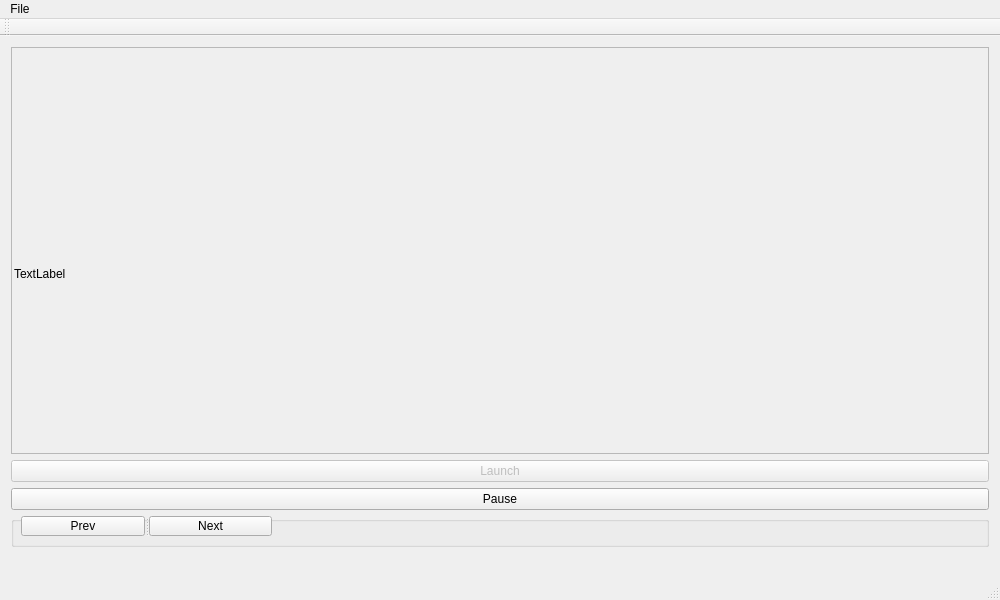
<?xml version="1.0" encoding="UTF-8"?>
<ui version="4.0">
 <class>MainWindowClass</class>
 <widget class="QMainWindow" name="MainWindowClass">
  <property name="geometry">
   <rect>
    <x>0</x>
    <y>0</y>
    <width>1000</width>
    <height>600</height>
   </rect>
  </property>
  <property name="windowTitle">
   <string>MainWindow</string>
  </property>
  <widget class="QWidget" name="centralWidget">
   <property name="sizePolicy">
    <sizepolicy hsizetype="Expanding" vsizetype="Expanding">
     <horstretch>0</horstretch>
     <verstretch>0</verstretch>
    </sizepolicy>
   </property>
   <layout class="QVBoxLayout" name="verticalLayout">
    <item>
     <widget class="QFrame" name="frameVideo">
      <property name="sizePolicy">
       <sizepolicy hsizetype="Expanding" vsizetype="Expanding">
        <horstretch>0</horstretch>
        <verstretch>0</verstretch>
       </sizepolicy>
      </property>
      <property name="frameShape">
       <enum>QFrame::StyledPanel</enum>
      </property>
      <property name="frameShadow">
       <enum>QFrame::Raised</enum>
      </property>
      <widget class="QLabel" name="VideoLabel">
       <property name="geometry">
        <rect>
         <x>3</x>
         <y>0</y>
         <width>851</width>
         <height>453</height>
        </rect>
       </property>
       <property name="sizePolicy">
        <sizepolicy hsizetype="Expanding" vsizetype="Fixed">
         <horstretch>0</horstretch>
         <verstretch>0</verstretch>
        </sizepolicy>
       </property>
       <property name="autoFillBackground">
        <bool>false</bool>
       </property>
       <property name="text">
        <string>TextLabel</string>
       </property>
      </widget>
     </widget>
    </item>
    <item>
     <widget class="QPushButton" name="pushButtonLaunch">
      <property name="enabled">
       <bool>false</bool>
      </property>
      <property name="sizePolicy">
       <sizepolicy hsizetype="Preferred" vsizetype="Preferred">
        <horstretch>0</horstretch>
        <verstretch>0</verstretch>
       </sizepolicy>
      </property>
      <property name="text">
       <string>Launch</string>
      </property>
     </widget>
    </item>
    <item>
     <widget class="QPushButton" name="pushButtonPlayPause">
      <property name="sizePolicy">
       <sizepolicy hsizetype="Preferred" vsizetype="Fixed">
        <horstretch>0</horstretch>
        <verstretch>0</verstretch>
       </sizepolicy>
      </property>
      <property name="text">
       <string>Pause</string>
      </property>
     </widget>
    </item>
    <item>
     <widget class="QGroupBox" name="groupBoxPrevNext">
      <property name="sizePolicy">
       <sizepolicy hsizetype="Minimum" vsizetype="Minimum">
        <horstretch>0</horstretch>
        <verstretch>0</verstretch>
       </sizepolicy>
      </property>
      <property name="title">
       <string/>
      </property>
      <property name="flat">
       <bool>true</bool>
      </property>
      <widget class="QSplitter" name="splitter">
       <property name="geometry">
        <rect>
         <x>10</x>
         <y>0</y>
         <width>251</width>
         <height>20</height>
        </rect>
       </property>
       <property name="sizePolicy">
        <sizepolicy hsizetype="Expanding" vsizetype="Maximum">
         <horstretch>0</horstretch>
         <verstretch>0</verstretch>
        </sizepolicy>
       </property>
       <property name="orientation">
        <enum>Qt::Horizontal</enum>
       </property>
       <widget class="QPushButton" name="pushButtonPrevious">
        <property name="sizePolicy">
         <sizepolicy hsizetype="Fixed" vsizetype="Fixed">
          <horstretch>0</horstretch>
          <verstretch>0</verstretch>
         </sizepolicy>
        </property>
        <property name="text">
         <string>Prev</string>
        </property>
       </widget>
       <widget class="QPushButton" name="pushButtonNext">
        <property name="sizePolicy">
         <sizepolicy hsizetype="Fixed" vsizetype="Fixed">
          <horstretch>0</horstretch>
          <verstretch>0</verstretch>
         </sizepolicy>
        </property>
        <property name="text">
         <string>Next</string>
        </property>
       </widget>
      </widget>
     </widget>
    </item>
    <item>
     <widget class="QLabel" name="labelTime">
      <property name="sizePolicy">
       <sizepolicy hsizetype="Preferred" vsizetype="Fixed">
        <horstretch>0</horstretch>
        <verstretch>0</verstretch>
       </sizepolicy>
      </property>
      <property name="text">
       <string/>
      </property>
     </widget>
    </item>
   </layout>
  </widget>
  <widget class="QMenuBar" name="menuBar">
   <property name="geometry">
    <rect>
     <x>0</x>
     <y>0</y>
     <width>1000</width>
     <height>24</height>
    </rect>
   </property>
   <widget class="QMenu" name="menuFile">
    <property name="title">
     <string>File</string>
    </property>
    <addaction name="actionOpen"/>
    <addaction name="separator"/>
    <addaction name="actionQuit"/>
   </widget>
   <addaction name="menuFile"/>
  </widget>
  <widget class="QToolBar" name="mainToolBar">
   <attribute name="toolBarArea">
    <enum>TopToolBarArea</enum>
   </attribute>
   <attribute name="toolBarBreak">
    <bool>false</bool>
   </attribute>
  </widget>
  <widget class="QStatusBar" name="statusBar"/>
  <action name="actionOpen">
   <property name="text">
    <string>Open</string>
   </property>
  </action>
  <action name="actionQuit">
   <property name="text">
    <string>Quit</string>
   </property>
  </action>
 </widget>
 <layoutdefault spacing="6" margin="11"/>
 <resources/>
 <connections/>
</ui>
